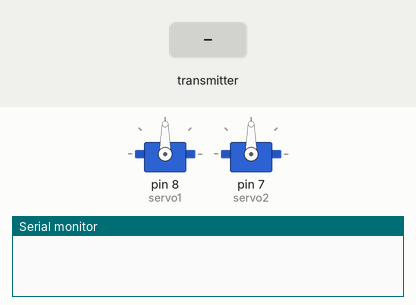
Simulated run of this sketch. Board: Arduino Uno, built with avr-gcc and run on an emulated ATmega328P. On the bench: 2 × servo, the last lines printed to the serial monitor. The test bench sets the inputs (shaded band). No radio packets arrive unless stated.

Above: at 1.2 s.
1.3 s: the transmitter starts sending val = 256
At 1.6 s:
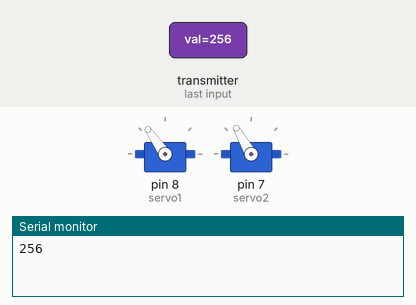
2.8 s: the transmitter starts sending val = 0
At 3.9 s:
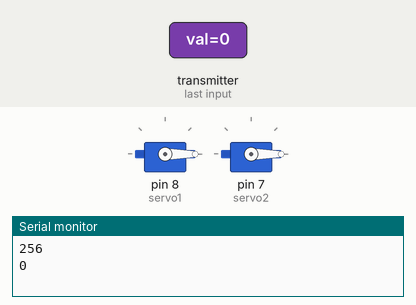
Timing chart, 0 to 5.8 s (numbered marks = the images above; inputs shaded):
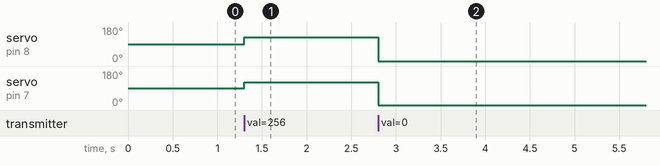

Measured:
- after the input at 1.3 s, servo on pin 8 (servo1): 90° → 125° at once; servo on pin 7 (servo2): 90° → 120° at once
- after the input at 2.8 s, servo on pin 8 (servo1): 125° → 0° at once; servo on pin 7 (servo2): 120° → 0° at once

The sketch:

Trap-Receiver.ino
```cpp
// (licence header left out)
#include <SPI.h>
#include <nRF24L01.h>
#include <RF24.h>
#include <Servo.h>

// RF variables
RF24 radio(9, 10); // CE, CSN
const byte address[6] = "00001";

// servos
Servo servo1;
Servo servo2;

// tracking signal value
int valStatus;
int valCount;

void setup() {
  // Servo pins and initialize
  servo1.attach(8);
  servo2.attach(7);
  servo1.write(90);
  servo2.write(90);

  // initialize signal value
  valCount = 0;

  // Radio
  Serial.begin(9600);
  radio.begin();
  radio.openReadingPipe(0, address);
  radio.setPALevel(RF24_PA_MIN);
  radio.startListening();
}

void loop() {
  if (radio.available()) {
    //char text[32] = "";
    int val;
    radio.read(&val, sizeof(val));
    if (valStatus != val)
    {
      Serial.println(val);
      valStatus = val;

      // check if the status is "pressed"
      if (valStatus == 0){
        valCount++;
      }

      // if the valCount is even, close
      if ((valCount % 2) == 0){
        servoClose();
      }
      else {
        servoOpen();
      }
    }
  }
}

// servo door open
void servoOpen(){
    servo1.write(0.00);
    servo2.write(0.00);
}

// servo door closed
void servoClose(){
    servo1.write(125);
    servo2.write(120);
}
```
